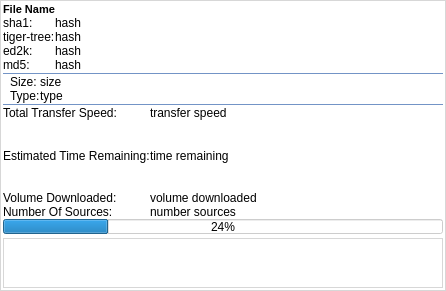
<?xml version="1.0" encoding="UTF-8"?>
<ui version="4.0">
 <class>DialogTransferProgressTooltip</class>
 <widget class="QDialog" name="DialogTransferProgressTooltip">
  <property name="geometry">
   <rect>
    <x>0</x>
    <y>0</y>
    <width>446</width>
    <height>291</height>
   </rect>
  </property>
  <property name="windowTitle">
   <string>Dialog</string>
  </property>
  <property name="styleSheet">
   <string notr="true">background-color: rgba(255, 255, 255,175);</string>
  </property>
  <layout class="QGridLayout" name="gridLayout">
   <property name="margin">
    <number>0</number>
   </property>
   <property name="spacing">
    <number>0</number>
   </property>
   <item row="0" column="0">
    <widget class="QFrame" name="frame">
     <property name="autoFillBackground">
      <bool>false</bool>
     </property>
     <property name="styleSheet">
      <string notr="true">background-color: rgba(255, 255, 255,175);</string>
     </property>
     <property name="frameShape">
      <enum>QFrame::StyledPanel</enum>
     </property>
     <property name="frameShadow">
      <enum>QFrame::Plain</enum>
     </property>
     <layout class="QGridLayout" name="gridLayout_2">
      <property name="margin">
       <number>2</number>
      </property>
      <property name="spacing">
       <number>0</number>
      </property>
      <item row="11" column="0" rowspan="2" colspan="4">
       <widget class="Line" name="line">
        <property name="styleSheet">
         <string notr="true">color: rgb(115, 148, 198);</string>
        </property>
        <property name="frameShadow">
         <enum>QFrame::Plain</enum>
        </property>
        <property name="orientation">
         <enum>Qt::Horizontal</enum>
        </property>
       </widget>
      </item>
      <item row="17" column="0" colspan="4">
       <widget class="Line" name="line_2">
        <property name="styleSheet">
         <string notr="true">color: rgb(115, 148, 198);</string>
        </property>
        <property name="frameShadow">
         <enum>QFrame::Plain</enum>
        </property>
        <property name="orientation">
         <enum>Qt::Horizontal</enum>
        </property>
       </widget>
      </item>
      <item row="0" column="0">
       <widget class="QLabel" name="labelFileName">
        <property name="styleSheet">
         <string notr="true"/>
        </property>
        <property name="text">
         <string>&lt;!DOCTYPE HTML PUBLIC &quot;-//W3C//DTD HTML 4.0//EN&quot; &quot;http://www.w3.org/TR/REC-html40/strict.dtd&quot;&gt;
&lt;html&gt;&lt;head&gt;&lt;meta name=&quot;qrichtext&quot; content=&quot;1&quot; /&gt;&lt;style type=&quot;text/css&quot;&gt;
p, li { white-space: pre-wrap; }
&lt;/style&gt;&lt;/head&gt;&lt;body style=&quot; font-family:'MS Shell Dlg 2'; font-size:8.25pt; font-weight:400; font-style:normal;&quot;&gt;
&lt;p style=&quot; margin-top:0px; margin-bottom:0px; margin-left:0px; margin-right:0px; -qt-block-indent:0; text-indent:0px;&quot;&gt;&lt;span style=&quot; font-size:8pt; font-weight:600;&quot;&gt;File Name&lt;/span&gt;&lt;/p&gt;&lt;/body&gt;&lt;/html&gt;</string>
        </property>
       </widget>
      </item>
      <item row="16" column="0" colspan="4">
       <layout class="QGridLayout" name="gridLayout_3">
        <item row="0" column="0" rowspan="3">
         <widget class="QLabel" name="labelFileIcon">
          <property name="maximumSize">
           <size>
            <width>36</width>
            <height>16777215</height>
           </size>
          </property>
          <property name="text">
           <string>&lt;!DOCTYPE HTML PUBLIC &quot;-//W3C//DTD HTML 4.0//EN&quot; &quot;http://www.w3.org/TR/REC-html40/strict.dtd&quot;&gt;
&lt;html&gt;&lt;head&gt;&lt;meta name=&quot;qrichtext&quot; content=&quot;1&quot; /&gt;&lt;style type=&quot;text/css&quot;&gt;
p, li { white-space: pre-wrap; }
&lt;/style&gt;&lt;/head&gt;&lt;body style=&quot; font-family:'MS Shell Dlg 2'; font-size:8.25pt; font-weight:400; font-style:normal;&quot;&gt;
&lt;p style=&quot; margin-top:0px; margin-bottom:0px; margin-left:0px; margin-right:0px; -qt-block-indent:0; text-indent:0px;&quot;&gt; &lt;img src=&quot;:/Graphics/Graphics/Quazaa32.png&quot; /&gt; &lt;/p&gt;&lt;/body&gt;&lt;/html&gt;</string>
          </property>
         </widget>
        </item>
        <item row="0" column="1">
         <widget class="QLabel" name="label_5">
          <property name="text">
           <string>Size:</string>
          </property>
         </widget>
        </item>
        <item row="1" column="1">
         <widget class="QLabel" name="label_7">
          <property name="text">
           <string>Type:</string>
          </property>
         </widget>
        </item>
        <item row="0" column="2">
         <widget class="QLabel" name="labelSize">
          <property name="sizePolicy">
           <sizepolicy hsizetype="Expanding" vsizetype="Preferred">
            <horstretch>0</horstretch>
            <verstretch>0</verstretch>
           </sizepolicy>
          </property>
          <property name="text">
           <string>size</string>
          </property>
         </widget>
        </item>
        <item row="1" column="2">
         <widget class="QLabel" name="labelType">
          <property name="sizePolicy">
           <sizepolicy hsizetype="Expanding" vsizetype="Preferred">
            <horstretch>0</horstretch>
            <verstretch>0</verstretch>
           </sizepolicy>
          </property>
          <property name="text">
           <string>type</string>
          </property>
         </widget>
        </item>
       </layout>
      </item>
      <item row="18" column="0">
       <layout class="QGridLayout" name="gridLayout_4">
        <item row="0" column="0">
         <widget class="QLabel" name="label_8">
          <property name="text">
           <string>Total Transfer Speed:</string>
          </property>
         </widget>
        </item>
        <item row="1" column="0">
         <widget class="QLabel" name="label_9">
          <property name="text">
           <string>Estimated Time Remaining:</string>
          </property>
         </widget>
        </item>
        <item row="2" column="0">
         <widget class="QLabel" name="label_11">
          <property name="text">
           <string>Volume Downloaded:</string>
          </property>
         </widget>
        </item>
        <item row="0" column="1">
         <widget class="QLabel" name="labelTransferSpeed">
          <property name="sizePolicy">
           <sizepolicy hsizetype="Expanding" vsizetype="Preferred">
            <horstretch>0</horstretch>
            <verstretch>0</verstretch>
           </sizepolicy>
          </property>
          <property name="text">
           <string>transfer speed</string>
          </property>
         </widget>
        </item>
        <item row="1" column="1">
         <widget class="QLabel" name="labelTimeRemaining">
          <property name="sizePolicy">
           <sizepolicy hsizetype="Preferred" vsizetype="Expanding">
            <horstretch>0</horstretch>
            <verstretch>0</verstretch>
           </sizepolicy>
          </property>
          <property name="text">
           <string>time remaining</string>
          </property>
         </widget>
        </item>
        <item row="2" column="1">
         <widget class="QLabel" name="labelVolumeDownloaded">
          <property name="sizePolicy">
           <sizepolicy hsizetype="Expanding" vsizetype="Preferred">
            <horstretch>0</horstretch>
            <verstretch>0</verstretch>
           </sizepolicy>
          </property>
          <property name="text">
           <string>volume downloaded</string>
          </property>
         </widget>
        </item>
        <item row="3" column="1">
         <widget class="QLabel" name="labelNumberSources">
          <property name="sizePolicy">
           <sizepolicy hsizetype="Expanding" vsizetype="Preferred">
            <horstretch>0</horstretch>
            <verstretch>0</verstretch>
           </sizepolicy>
          </property>
          <property name="text">
           <string>number sources</string>
          </property>
         </widget>
        </item>
        <item row="3" column="0">
         <widget class="QLabel" name="label_12">
          <property name="text">
           <string>Number Of Sources:</string>
          </property>
         </widget>
        </item>
       </layout>
      </item>
      <item row="1" column="0">
       <layout class="QGridLayout" name="gridLayout_5">
        <item row="0" column="0">
         <widget class="QLabel" name="label_2">
          <property name="text">
           <string>sha1:</string>
          </property>
         </widget>
        </item>
        <item row="1" column="0">
         <widget class="QLabel" name="label">
          <property name="text">
           <string>tiger-tree:</string>
          </property>
         </widget>
        </item>
        <item row="2" column="0">
         <widget class="QLabel" name="label_6">
          <property name="text">
           <string>ed2k:</string>
          </property>
         </widget>
        </item>
        <item row="3" column="0">
         <widget class="QLabel" name="label_10">
          <property name="text">
           <string>md5:</string>
          </property>
         </widget>
        </item>
        <item row="0" column="1">
         <widget class="QLabel" name="labelSHA1Hash">
          <property name="sizePolicy">
           <sizepolicy hsizetype="Expanding" vsizetype="Preferred">
            <horstretch>0</horstretch>
            <verstretch>0</verstretch>
           </sizepolicy>
          </property>
          <property name="text">
           <string>hash</string>
          </property>
         </widget>
        </item>
        <item row="1" column="1">
         <widget class="QLabel" name="labelTigerTreeHash">
          <property name="sizePolicy">
           <sizepolicy hsizetype="Expanding" vsizetype="Preferred">
            <horstretch>0</horstretch>
            <verstretch>0</verstretch>
           </sizepolicy>
          </property>
          <property name="text">
           <string>hash</string>
          </property>
         </widget>
        </item>
        <item row="2" column="1">
         <widget class="QLabel" name="labelED2kHash">
          <property name="sizePolicy">
           <sizepolicy hsizetype="Expanding" vsizetype="Preferred">
            <horstretch>0</horstretch>
            <verstretch>0</verstretch>
           </sizepolicy>
          </property>
          <property name="text">
           <string>hash</string>
          </property>
         </widget>
        </item>
        <item row="3" column="1">
         <widget class="QLabel" name="labelMD5Hash">
          <property name="sizePolicy">
           <sizepolicy hsizetype="Expanding" vsizetype="Preferred">
            <horstretch>0</horstretch>
            <verstretch>0</verstretch>
           </sizepolicy>
          </property>
          <property name="text">
           <string>hash</string>
          </property>
         </widget>
        </item>
       </layout>
      </item>
      <item row="19" column="0">
       <layout class="QGridLayout" name="gridLayout_6">
        <property name="spacing">
         <number>4</number>
        </property>
        <item row="0" column="0">
         <widget class="QProgressBar" name="progressBar">
          <property name="maximumSize">
           <size>
            <width>16777215</width>
            <height>15</height>
           </size>
          </property>
          <property name="value">
           <number>24</number>
          </property>
         </widget>
        </item>
        <item row="1" column="0">
         <widget class="QGraphicsView" name="graphicsViewGraph">
          <property name="maximumSize">
           <size>
            <width>16777215</width>
            <height>50</height>
           </size>
          </property>
         </widget>
        </item>
       </layout>
      </item>
     </layout>
    </widget>
   </item>
  </layout>
 </widget>
 <resources/>
 <connections/>
</ui>
